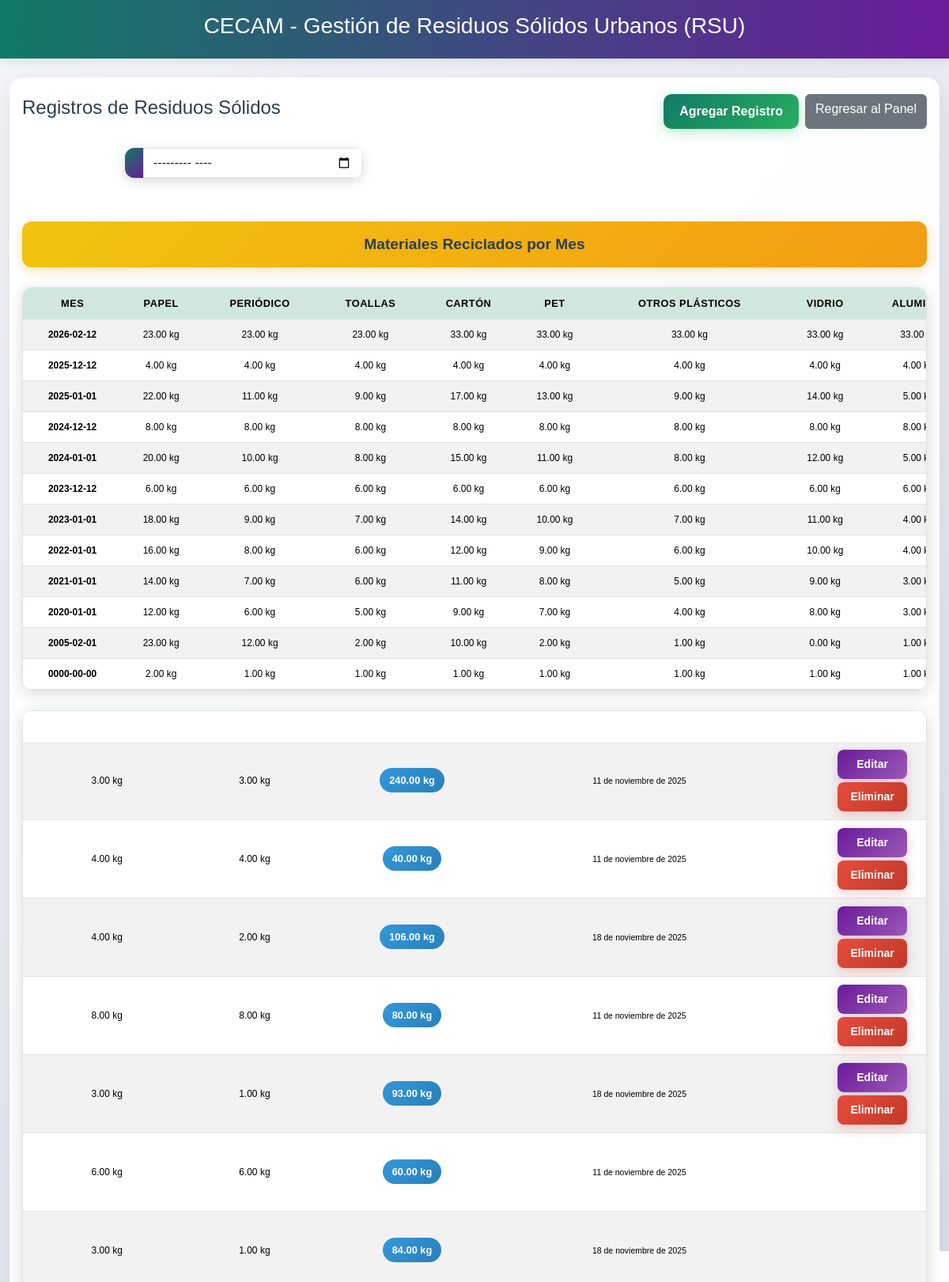
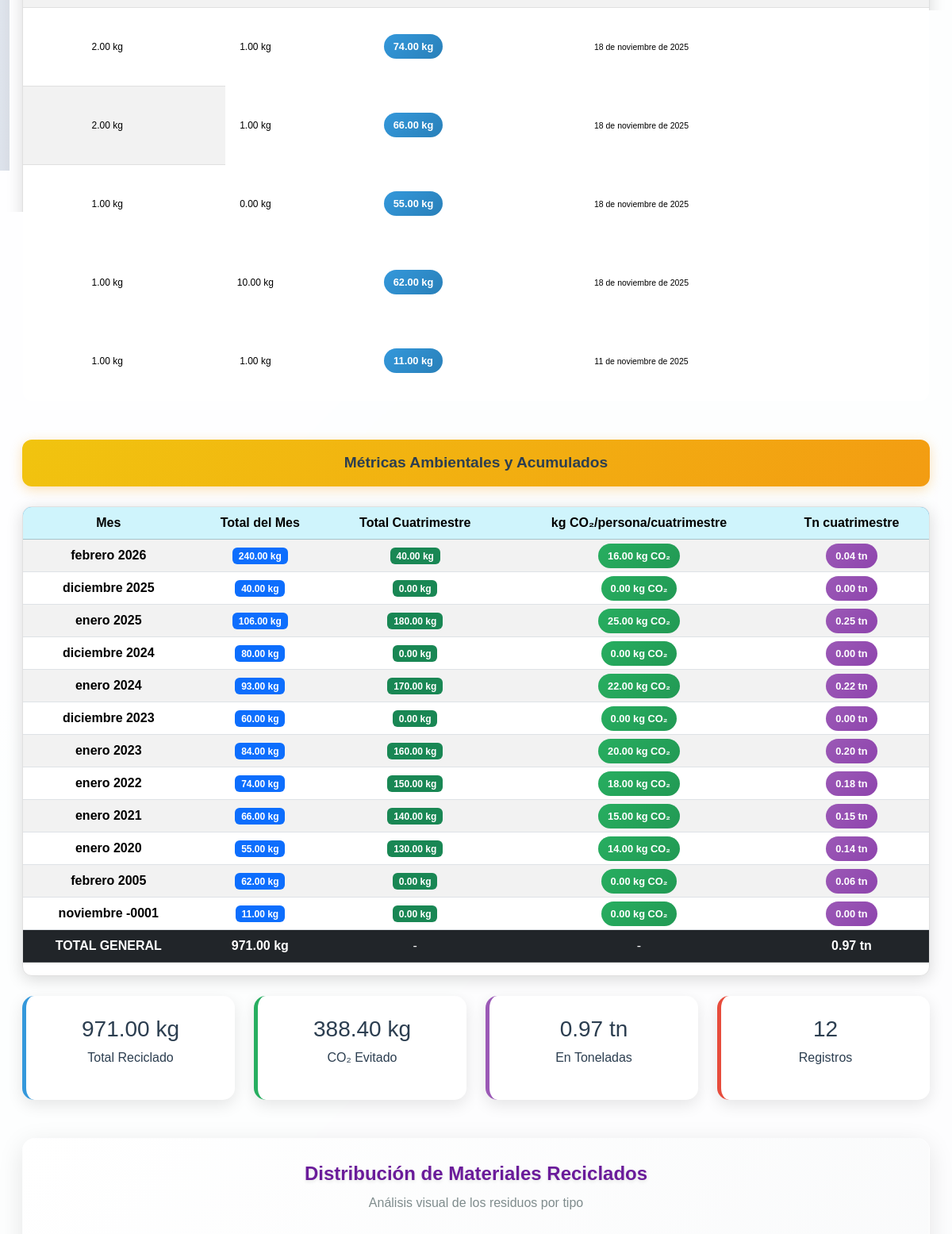
The page /index.php?view=rsu (signed in, upper part) on the database its author committed (2 pictures, top to bottom).
### tables this page shows
CREATE TABLE `rsu` (
  `id` int(11) NOT NULL AUTO_INCREMENT,
  `mes` date NOT NULL,
  `papel_kg` float DEFAULT 0,
  `periodico_kg` float DEFAULT 0,
  `toalla_manos_kg` float DEFAULT 0,
  `carton_kg` float DEFAULT 0,
  `pet_kg` float DEFAULT 0,
  `otros_plasticos_kg` float DEFAULT 0,
  `vidrio_kg` float DEFAULT 0,
  `aluminio_kg` float DEFAULT 0,
  `hojalata_kg` float DEFAULT 0,
  `fierro_kg` float DEFAULT 0,
  `total_registro` float DEFAULT 0,
  `total_cuatrimestre` float DEFAULT 0,
  `kg_co2_persona_cuatrimestre` float DEFAULT 0,
  `tn_cuatrimestre` float DEFAULT 0,
  `fecha_creacion` timestamp NOT NULL DEFAULT current_timestamp(),
  PRIMARY KEY (`id`)
);

### app/controllers/RSUController.php (called while the page is built, shortened)
<?php
require_once __DIR__ . '/../models/RSUModel.php';
class RSUController
{
    private $model;
    public function __construct($connection)
    {
        $this->model = new RSUModel($connection);
    }
    public function index()
    {
        $registros = $this->model->obtenerRegistros();
        include __DIR__ . '/../views/rsu.php';
    }
}

### app/models/RSUModel.php (called while the page is built, shortened)
<?php
class RSUModel
{
    private $conn;
    public function __construct($connection)
    {
        $this->conn = $connection;
    }
    public function obtenerRegistros(): array
    {
        $registros = [];
        $sql = "SELECT * FROM rsu ORDER BY mes DESC";
        if ($result = $this->conn->query($sql)) {
            $registros = $result->fetch_all(MYSQLI_ASSOC);
        }
        return $registros;
    }
}

### app/views/rsu.php (the view, shortened to what this page needs)
<?php
function fecha_ES($fecha)
{
    $ts = strtotime($fecha);
    $meses = [
        'enero', 'febrero', 'marzo', 'abril', 'mayo', 'junio',
        'julio', 'agosto', 'septiembre', 'octubre', 'noviembre', 'diciembre'
    ];
    $dia  = date('j', $ts);
    $mesN = (int) date('n', $ts) - 1;
    $anio = date('Y', $ts);
    $mes = $meses[$mesN] ?? '';
    return "$dia de $mes de $anio";
}
function mes_anio_ES($fecha)
{
    $ts = strtotime($fecha);
    $meses = [
        'enero', 'febrero', 'marzo', 'abril', 'mayo', 'junio',
        'julio', 'agosto', 'septiembre', 'octubre', 'noviembre', 'diciembre'
    ];
    $mesN = (int) date('n', $ts) - 1;
    $anio = date('Y', $ts);
    $mes = $meses[$mesN] ?? '';
    return "$mes $anio";
}
?>
<!DOCTYPE html>
<html lang="es">
<head>
    <link href="https://cdn.jsdelivr.net/npm/bootstrap@5.3.2/dist/css/bootstrap.min.css" rel="stylesheet">
    <link rel="stylesheet" href="public/css/rsu.css">
</head>
<body>
<header class="bg-success text-white text-center py-3">
    <h3>CECAM - Gestión de Residuos Sólidos Urbanos (RSU)</h3>
</header>
<div class="container mt-4">
    <div class="d-flex justify-content-between align-items-center mb-4">
        <h4>Registros de Residuos Sólidos</h4>
        <div class="d-flex gap-2">
            <button class="btn btn-success" data-bs-toggle="modal" data-bs-target="#modalAgregar">Agregar Registro</button>
            <a href="index.php?view=dashboard_admin" class="btn btn-secondary">Regresar al Panel</a>
        </div>
    </div>
    <div class="row mb-4">
        <div class="col-md-6">
            <div class="input-group search-container">
                <span class="input-group-text"></span>
                <input type="month" id="searchInput" class="form-control" placeholder="Buscar por mes...">
            </div>
        </div>
    </div>
    <div class="section-header">Materiales Reciclados por Mes</div>
    <div class="tabla-container">
        <table class="table table-striped text-center align-middle tabla-rsu tabla-rsu-1">
            <thead class="table-success">
                <tr>
                    <th>Mes</th>
                    <th>Papel</th>
                    <th>Periódico</th>
                    <th>Toallas</th>
                    <th>Cartón</th>
                    <th>PET</th>
                    <th>Otros Plásticos</th>
                    <th>Vidrio</th>
                    <th>Aluminio</th>
                </tr>
            </thead>
            <tbody>
                <?php foreach ($registros as $r): ?>
                <tr data-mes="<?= date('Y-m-d', strtotime($r['mes'])) ?>">
                    <td><strong><?= $r['mes'] ?></strong></td>
                    <td><?= number_format($r['papel_kg'], 2) ?> kg</td>
                    <td><?= number_format($r['periodico_kg'], 2) ?> kg</td>
                    <td><?= number_format($r['toalla_manos_kg'], 2) ?> kg</td>
                    <td><?= number_format($r['carton_kg'], 2) ?> kg</td>
                    <td><?= number_format($r['pet_kg'], 2) ?> kg</td>
                    <td><?= number_format($r['otros_plasticos_kg'], 2) ?> kg</td>
                    <td><?= number_format($r['vidrio_kg'], 2) ?> kg</td>
                    <td><?= number_format($r['aluminio_kg'], 2) ?> kg</td>
                </tr>
                <?php endforeach; ?>
            </tbody>
        </table>
    </div>
    <div class="tabla-container mt-3">
        <table class="table table-striped text-center align-middle tabla-rsu tabla-rsu-2">
            <thead class="table-success">
                <tr>
                    <th>Hojalata</th>
                    <th>Fierro</th>
                    <th>Total Mes</th>
                    <th>Fecha Registro</th>
                    <th>Acciones</th>
                </tr>
            </thead>
            <tbody>
                <?php foreach ($registros as $r): ?>
                <tr
                    data-id="<?= $r['id'] ?>"
                    data-mes="<?= date('Y-m-d', strtotime($r['mes'])) ?>"
                    data-papel_kg="<?= $r['papel_kg'] ?>"
                    data-periodico_kg="<?= $r['periodico_kg'] ?>"
                    data-toalla_manos_kg="<?= $r['toalla_manos_kg'] ?>"
                    data-carton_kg="<?= $r['carton_kg'] ?>"
                    data-pet_kg="<?= $r['pet_kg'] ?>"
                    data-otros_plasticos_kg="<?= $r['otros_plasticos_kg'] ?>"
                    data-vidrio_kg="<?= $r['vidrio_kg'] ?>"
                    data-aluminio_kg="<?= $r['aluminio_kg'] ?>"
                    data-hojalata_kg="<?= $r['hojalata_kg'] ?>"
                    data-fierro_kg="<?= $r['fierro_kg'] ?>"
                >
                    <td><?= number_format($r['hojalata_kg'], 2) ?> kg</td>
                    <td><?= number_format($r['fierro_kg'], 2) ?> kg</td>
                    <td><span class="badge-total"><?= number_format($r['total_registro'], 2) ?> kg</span></td>
                    <td><small><?= fecha_ES($r['fecha_creacion']) ?></small></td>
                    <td>
                        <div class="btn-group-vertical btn-group-sm">
                            <button
                                class="btn btn-warning btn-sm btnEditar"
                                type="button"
                                data-bs-toggle="modal"
                                data-bs-target="#modalEditar">
                                Editar
                            </button>
                            <a href="index.php?view=rsu&action=eliminar&id=<?= $r['id'] ?>"
                               class="btn btn-danger btn-sm"
                               onclick="return confirm('¿Estás seguro?');">
                                Eliminar
                            </a>
                        </div>
                    </td>
                </tr>
                <?php endforeach; ?>
            </tbody>
        </table>
    </div>
    <div class="section-header mt-5">Métricas Ambientales y Acumulados</div>
    <div class="tabla-container">
        <table class="table table-striped text-center align-middle tabla-metricas">
            <thead class="table-info">
                <tr>
                    <th>Mes</th>
                    <th>Total del Mes</th>
                    <th>Total Cuatrimestre</th>
                    <th>kg CO₂/persona/cuatrimestre</th>
                    <th>Tn cuatrimestre</th>
                </tr>
            </thead>
            <tbody>
            <?php
            $totalGeneral = 0;
            foreach ($registros as $r) $totalGeneral += $r['total_registro'];
            ?>
            <?php foreach ($registros as $r): ?>
            <tr data-mes="<?= date('Y-m-d', strtotime($r['mes'])) ?>">
                <td><strong><?= mes_anio_ES($r['mes']) ?></strong></td>
                <td><span class="badge bg-primary"><?= number_format($r['total_registro'], 2) ?> kg</span></td>
                <td><span class="badge bg-success"><?= number_format($r['total_cuatrimestre'], 2) ?> kg</span></td>
                <td><span class="badge-co2"><?= number_format($r['kg_co2_persona_cuatrimestre'], 2) ?> kg CO₂</span></td>
                <td><span class="badge-toneladas"><?= number_format($r['tn_cuatrimestre'], 2) ?> tn</span></td>
            </tr>
            <?php endforeach; ?>
            </tbody>
            <tfoot class="table-dark">
                <tr>
                    <td><strong>TOTAL GENERAL</strong></td>
                    <td><strong><?= number_format($totalGeneral, 2) ?> kg</strong></td>
                    <td>-</td>
                    <td>-</td>
                    <td><strong><?= number_format($totalGeneral / 1000, 2) ?> tn</strong></td>
                </tr>
            </tfoot>
        </table>
    </div>
    <div class="impacto-container mt-4">
        <div class="row">
            <div class="col-md-3"><div class="impacto-card total-reciclado">
                <h3><?= number_format($totalGeneral, 2) ?> kg</h3><p>Total Reciclado</p></div></div>
            <div class="col-md-3"><div class="impacto-card co2-evitado">
                <h3><?= number_format($totalGeneral / 2.5, 2) ?> kg</h3><p>CO₂ Evitado</p></div></div>
            <div class="col-md-3"><div class="impacto-card toneladas">
                <h3><?= number_format($totalGeneral / 1000, 2) ?> tn</h3><p>En Toneladas</p></div></div>
            <div class="col-md-3"><div class="impacto-card registros">
                <h3><?= count($registros) ?></h3><p>Registros</p></div></div>
        </div>
    </div>
    <div class="grafica-container fade-in mt-5">
        <div class="grafica-header">
            <h4>Distribución de Materiales Reciclados</h4>
            <p>Análisis visual de los residuos por tipo</p>
        </div>
    </div>
</div>
</body>
</html>

### rows shown on the page
rsu: mes "2026-02-12", papel_kg "23.00", periodico_kg "23.00", toalla_manos_kg "23.00", carton_kg "33.00", pet_kg "33.00", otros_plasticos_kg "33.00", vidrio_kg "33.00", aluminio_kg "33.00", hojalata_kg "3.00", fierro_kg "3.00", total_registro "240.00", fecha_creacion "11 de noviembre de 2025", mes "febrero 2026", total_cuatrimestre "40.00", kg_co2_persona_cuatrimestre "16.00", tn_cuatrimestre "0.04"
rsu: mes "2025-12-12", papel_kg "4.00", periodico_kg "4.00", toalla_manos_kg "4.00", carton_kg "4.00", pet_kg "4.00", otros_plasticos_kg "4.00", vidrio_kg "4.00", aluminio_kg "4.00", hojalata_kg "4.00", fierro_kg "4.00", total_registro "40.00", fecha_creacion "11 de noviembre de 2025", mes "diciembre 2025", total_cuatrimestre "0.00", kg_co2_persona_cuatrimestre "0.00", tn_cuatrimestre "0.00"
rsu: mes "2025-01-01", papel_kg "22.00", periodico_kg "11.00", toalla_manos_kg "9.00", carton_kg "17.00", pet_kg "13.00", otros_plasticos_kg "9.00", vidrio_kg "14.00", aluminio_kg "5.00", hojalata_kg "4.00", fierro_kg "2.00", total_registro "106.00", fecha_creacion "18 de noviembre de 2025", mes "enero 2025", total_cuatrimestre "180.00", kg_co2_persona_cuatrimestre "25.00", tn_cuatrimestre "0.25"
rsu: mes "2024-12-12", papel_kg "8.00", periodico_kg "8.00", toalla_manos_kg "8.00", carton_kg "8.00", pet_kg "8.00", otros_plasticos_kg "8.00", vidrio_kg "8.00", aluminio_kg "8.00", hojalata_kg "8.00", fierro_kg "8.00", total_registro "80.00", fecha_creacion "11 de noviembre de 2025", mes "diciembre 2024", total_cuatrimestre "0.00", kg_co2_persona_cuatrimestre "0.00", tn_cuatrimestre "0.00"
rsu: mes "2024-01-01", papel_kg "20.00", periodico_kg "10.00", toalla_manos_kg "8.00", carton_kg "15.00", pet_kg "11.00", otros_plasticos_kg "8.00", vidrio_kg "12.00", aluminio_kg "5.00", hojalata_kg "3.00", fierro_kg "1.00", total_registro "93.00", fecha_creacion "18 de noviembre de 2025", mes "enero 2024", total_cuatrimestre "170.00", kg_co2_persona_cuatrimestre "22.00", tn_cuatrimestre "0.22"
rsu: mes "2023-12-12", papel_kg "6.00", periodico_kg "6.00", toalla_manos_kg "6.00", carton_kg "6.00", pet_kg "6.00", otros_plasticos_kg "6.00", vidrio_kg "6.00", aluminio_kg "6.00", hojalata_kg "6.00", fierro_kg "6.00", total_registro "60.00", fecha_creacion "11 de noviembre de 2025", mes "diciembre 2023", total_cuatrimestre "0.00", kg_co2_persona_cuatrimestre "0.00", tn_cuatrimestre "0.00"
rsu: mes "2023-01-01", papel_kg "18.00", periodico_kg "9.00", toalla_manos_kg "7.00", carton_kg "14.00", pet_kg "10.00", otros_plasticos_kg "7.00", vidrio_kg "11.00", aluminio_kg "4.00", hojalata_kg "3.00", fierro_kg "1.00", total_registro "84.00", fecha_creacion "18 de noviembre de 2025", mes "enero 2023", total_cuatrimestre "160.00", kg_co2_persona_cuatrimestre "20.00", tn_cuatrimestre "0.20"
rsu: mes "2022-01-01", papel_kg "16.00", periodico_kg "8.00", toalla_manos_kg "6.00", carton_kg "12.00", pet_kg "9.00", otros_plasticos_kg "6.00", vidrio_kg "10.00", aluminio_kg "4.00", hojalata_kg "2.00", fierro_kg "1.00", total_registro "74.00", fecha_creacion "18 de noviembre de 2025", mes "enero 2022", total_cuatrimestre "150.00", kg_co2_persona_cuatrimestre "18.00", tn_cuatrimestre "0.18"
rsu: mes "2021-01-01", papel_kg "14.00", periodico_kg "7.00", toalla_manos_kg "6.00", carton_kg "11.00", pet_kg "8.00", otros_plasticos_kg "5.00", vidrio_kg "9.00", aluminio_kg "3.00", hojalata_kg "2.00", fierro_kg "1.00", total_registro "66.00", fecha_creacion "18 de noviembre de 2025", mes "enero 2021", total_cuatrimestre "140.00", kg_co2_persona_cuatrimestre "15.00", tn_cuatrimestre "0.15"
rsu: mes "2020-01-01", papel_kg "12.00", periodico_kg "6.00", toalla_manos_kg "5.00", carton_kg "9.00", pet_kg "7.00", otros_plasticos_kg "4.00", vidrio_kg "8.00", aluminio_kg "3.00", hojalata_kg "1.00", fierro_kg "0.00", total_registro "55.00", fecha_creacion "18 de noviembre de 2025", mes "enero 2020", total_cuatrimestre "130.00", kg_co2_persona_cuatrimestre "14.00", tn_cuatrimestre "0.14"
rsu: mes "2005-02-01", papel_kg "23.00", periodico_kg "12.00", toalla_manos_kg "2.00", carton_kg "10.00", pet_kg "2.00", otros_plasticos_kg "1.00", vidrio_kg "0.00", aluminio_kg "1.00", hojalata_kg "1.00", fierro_kg "10.00", total_registro "62.00", fecha_creacion "18 de noviembre de 2025", mes "febrero 2005", total_cuatrimestre "0.00", kg_co2_persona_cuatrimestre "0.00", tn_cuatrimestre "0.06"
rsu: mes "0000-00-00", papel_kg "2.00", periodico_kg "1.00", toalla_manos_kg "1.00", carton_kg "1.00", pet_kg "1.00", otros_plasticos_kg "1.00", vidrio_kg "1.00", aluminio_kg "1.00", hojalata_kg "1.00", fierro_kg "1.00", total_registro "11.00", fecha_creacion "11 de noviembre de 2025", mes "noviembre -0001", total_cuatrimestre "0.00", kg_co2_persona_cuatrimestre "0.00", tn_cuatrimestre "0.00"

### other values the page prints
$totalGeneral "971.00"
$totalGeneral / 1000 "0.97"
$totalGeneral / 2.5 "388.40"
count($registros) "12"
